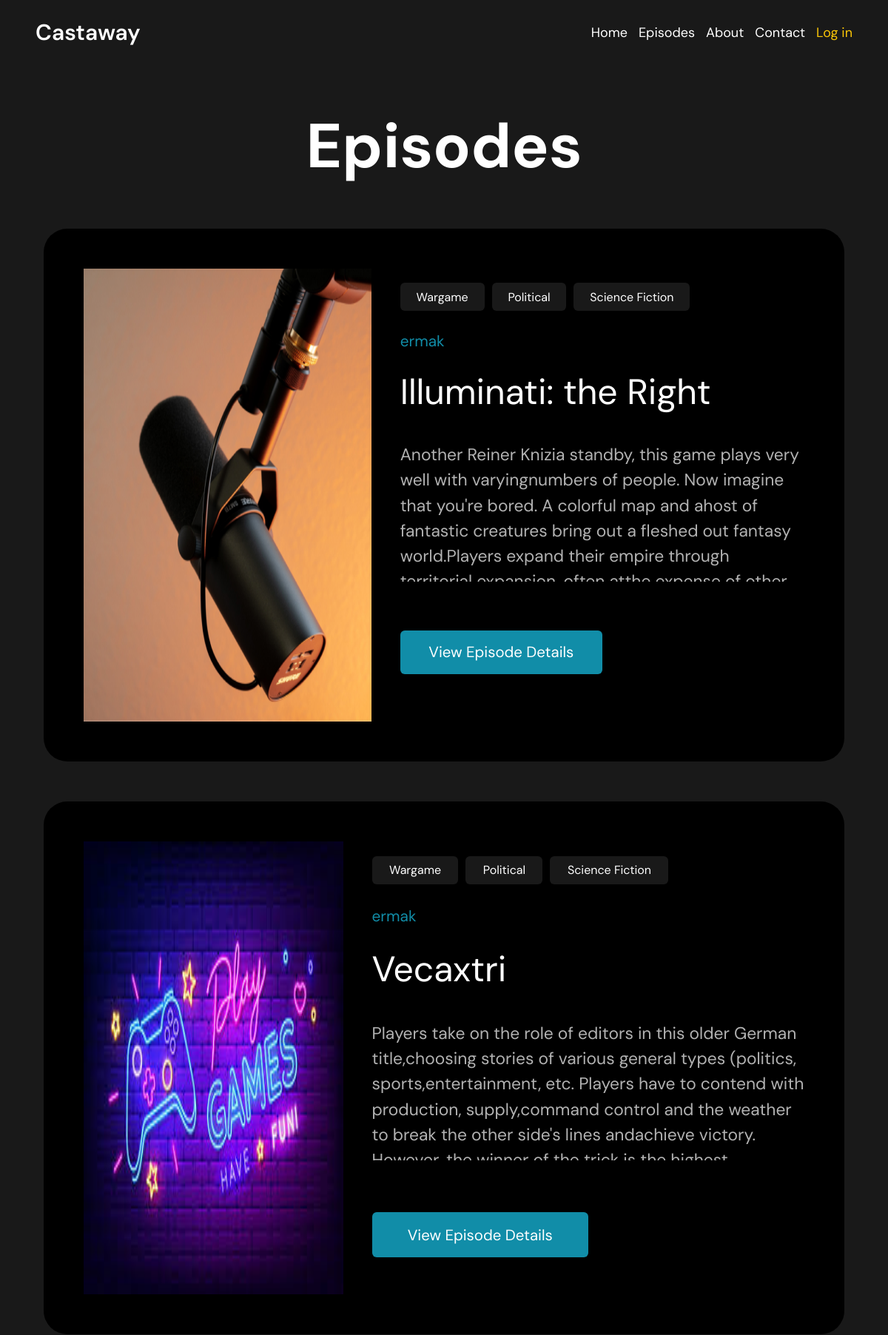
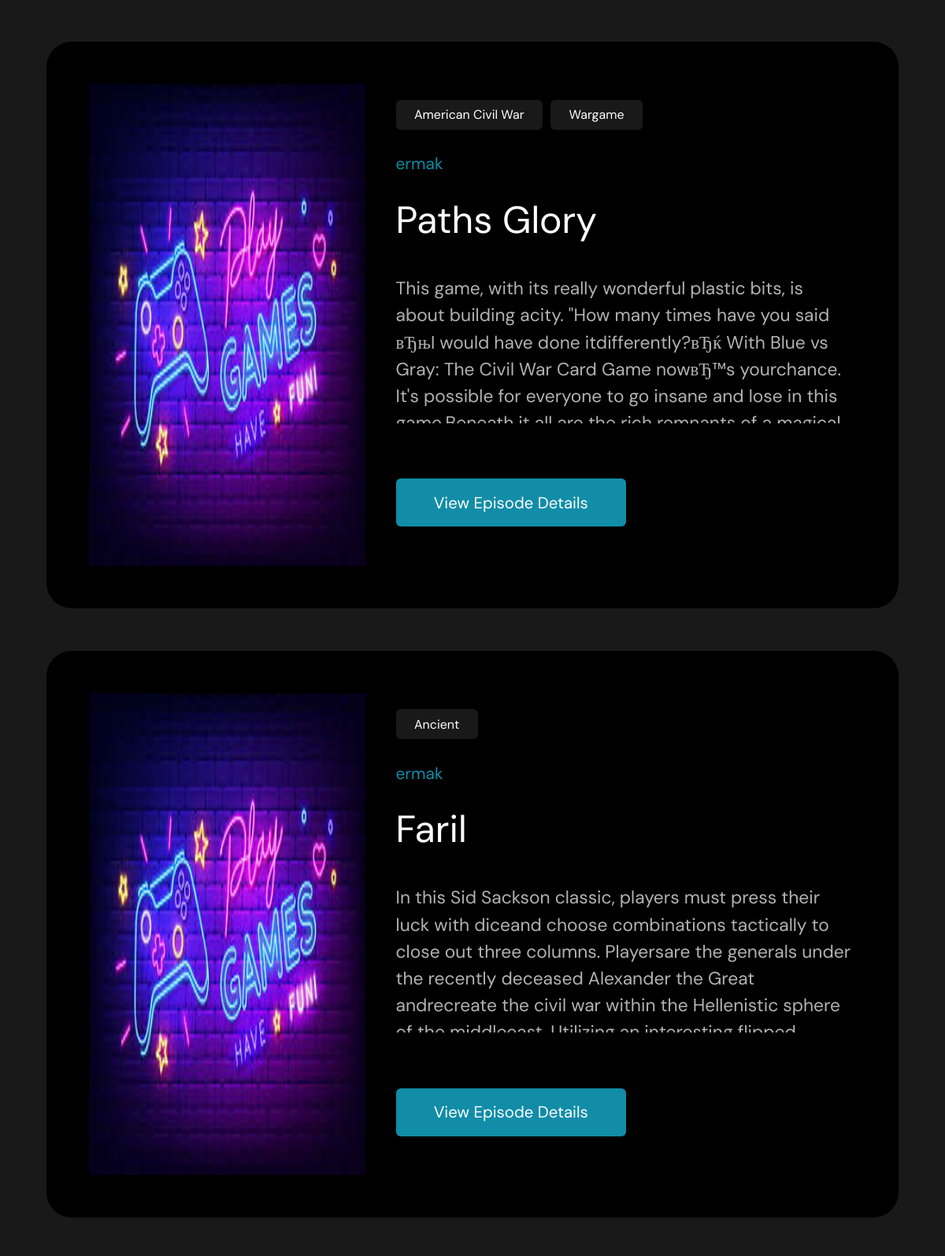
/episodes/ (upper part), run on the app's committed database (2 pictures, top to bottom).
### home/models.py (models this page shows, shortened)
class Episodes(models.Model):
    title = models.CharField(max_length=255)
    slug = models.SlugField(max_length=100, unique=True, null=True, blank=True)
    description = models.CharField(max_length=200)
    content = models.TextField()
    image = models.ImageField()
    tags = models.ManyToManyField('Tags', related_name='tags')
    time_create = models.DateTimeField(auto_now_add=True)
    time_update = models.DateTimeField(auto_now=True)
    author = models.ForeignKey(User, on_delete=models.PROTECT)
    def get_absolute_url(self):
        return reverse('episodes_detail', kwargs={"episode_id": self.pk})
    class Meta:
        verbose_name_plural = 'Episodes'
        ordering = ["-time_create"]

class Tags(models.Model):
    name = models.CharField(max_length=50)
    slug = models.SlugField(max_length=50, unique=True)
    def get_absolute_url(self):
        return reverse('show_tags', kwargs={"tag_slug": self.slug})
    class Meta:
        verbose_name_plural = 'Tags'

### home/views.py (the view)
# urls.py: path('episodes/', views.show_episodes, name='show_episodes'),
def show_episodes(request):
    episodes = Episodes.objects.all()
    paginator = Paginator(episodes, 10)
    page_number = request.GET.get("page")
    page_obj = paginator.get_page(page_number)
    return render(request, 'episodes.html', {'episodes': episodes, 'page_obj':page_obj})

### home/templates/episodes.html (shortened to what this page needs)
{% extends 'base.html' %}
{% block content %}
<section class="section-2">
    <h1 class="section-2-header">Episodes</h1>
    <div class="episodes">
        <div class="episodes-content">
            {% include 'list_episodes.html' with episodes=page_obj %}
        </div>
    </div>
</section>
{% endblock %}

### home/templates/list_episodes.html
{% for ep in episodes %}
<div class="episodes-content-card">
    <img src="{{ ep.image.url }}" alt="">
    <div class="episodes-content-card-description">
        <div class="section-2-tags">
            {% for tag in ep.tags.all %}
            <a href="{{ tag.get_absolute_url }}">{{ tag.name }}</a>
            {% endfor %}
        </div>
        <a class="ep-num" href="{% url 'index' %}">{{ ep.author }}</a>
        <h1>{{ ep.title|capfirst }}</h1>
        <p class="ep-content">{{ ep.description }}</p>
        <a class="get-absolute-url" href="{{ ep.get_absolute_url }}">
            <button type="button">View Episode Details</button>
        </a>
    </div>
</div>
{% endfor %}

### home/static/css/styles.css (style rules this page uses)
* { margin: 0; padding: 0; box-sizing: border-box; color: #fff; font-family: "DM Sans", serif; }
body { background-color: #191919; }
a { text-decoration: none; color: #fff; }
button { border: none; outline: none; align-self: center; padding: 1.5%; border-radius: 6px; display: inline-block; }
.section-2 { padding: 0 3% 5% 3%; position: relative; }
.section-2-header { text-align: center; font-size: 7vw; padding: 5% 0 3% 0; }
.episodes-content { display: flex; flex-direction: column; padding: 2%; }
.episodes-content-card { width: 100%; height: auto; max-height: 45em; padding: 5%; display: flex; background-color: #000; border-radius: 32px; margin-bottom: 5%; }
.episodes-content-card img { width: 100%; height: auto; max-height: 45em; margin-right: 4%; }
.episodes-content-card-description { padding: 2% 0; max-width: 60%; }
.episodes-content-card-description h1 { margin: 5% 0 7% 0; font-weight: 400; line-height: 1.2em; font-size: 4vw; }
.episodes-content-card-description a { display: inline-block; text-align: center; border-radius: 6px; }
.episodes-content-card-description button { border-radius: 6px; display: inline-block; background-color: #118DA8; width: 50%; text-align: center; font-size: 1.7vw; }
.ep-num { color: #118DA8; font-size: 1.3em; }
.ep-content { max-width: 100%; opacity: 70%; overflow: scroll; max-height: 33%; font-size: 1.9vw; margin-bottom: 12%; line-height: 1.5em; }
.ep-content::after { content: "..."; }
.get-absolute-url { width: 50%; }
.get-absolute-url button { padding: 6% 1.5%; width: 100%; }
.section-2-tags { display: flex; flex-wrap: wrap; align-content: ; gap: 10px; margin-bottom: 5%; }
.section-2-tags a { margin: 0; padding: 1.5% 4%; background-color: #191919; }

### data on the page
Episodes: image (picture), author "ermak", title "Illuminati: the Right", description "Another Reiner Knizia standby, this game plays very well with varyingnumbers of people. Now imagine that you're bored. A colorful map and ahost of fantastic creatures bring out a fleshed out fantasy world.Players expand their empire through…"
Tags: name "Wargame"
Tags: name "Political"
Tags: name "Science Fiction"
Episodes: image (picture), author "ermak", title "Vecaxtri", description "Players take on the role of editors in this older German title,choosing stories of various general types (politics, sports,entertainment, etc. Players have to contend with production, supply,command control and the weather to break the other side's lines andachieve victory.…"
Episodes: image (picture), author "ermak", title "Paths Glory", description "This game, with its really wonderful plastic bits, is about building acity. \"How many times have you said вЂњI would have done itdifferently?вЂќ With Blue vs Gray: The Civil War Card Game nowвЂ™s yourchance. It's possible for everyone to go insane and lose in this…"
Tags: name "American Civil War"
Episodes: image (picture), author "ermak", title "Faril", description "In this Sid Sackson classic, players must press their luck with diceand choose combinations tactically to close out three columns. Playersare the generals under the recently deceased Alexander the Great andrecreate the civil war within the Hellenistic sphere…"
Tags: name "Ancient"
